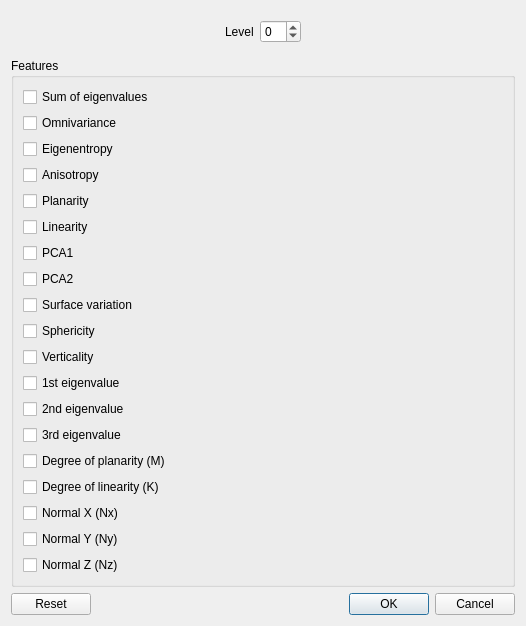
<?xml version="1.0" encoding="UTF-8"?>
<ui version="4.0">
 <class>GAEFeatureDialog</class>
 <widget class="QDialog" name="GAEFeatureDialog">
  <property name="geometry">
   <rect>
    <x>0</x>
    <y>0</y>
    <width>526</width>
    <height>608</height>
   </rect>
  </property>
  <property name="windowTitle">
   <string>Geometric features</string>
  </property>
  <layout class="QVBoxLayout" name="verticalLayout_7">
   <item>
    <widget class="QFrame" name="frame">
     <layout class="QHBoxLayout" name="horizontalLayout_2">
      <item>
       <spacer name="horizontalSpacer">
        <property name="orientation">
         <enum>Qt::Horizontal</enum>
        </property>
        <property name="sizeHint" stdset="0">
         <size>
          <width>101</width>
          <height>20</height>
         </size>
        </property>
       </spacer>
      </item>
      <item>
       <widget class="QLabel" name="label">
        <property name="text">
         <string>Level</string>
        </property>
       </widget>
      </item>
      <item>
       <widget class="QSpinBox" name="levelSpinBox">
        <property name="toolTip">
         <string>Hierarchy level at which the features are computed</string>
        </property>
        <property name="minimum">
         <number>-1</number>
        </property>
        <property name="maximum">
         <number>99</number>
        </property>
        <property name="value">
         <number>0</number>
        </property>
       </widget>
      </item>
      <item>
       <spacer name="horizontalSpacer_2">
        <property name="orientation">
         <enum>Qt::Horizontal</enum>
        </property>
        <property name="sizeHint" stdset="0">
         <size>
          <width>101</width>
          <height>20</height>
         </size>
        </property>
       </spacer>
      </item>
     </layout>
    </widget>
   </item>
   <item>
    <layout class="QHBoxLayout" name="horizontalLayout">
     <item>
      <layout class="QVBoxLayout" name="verticalLayout_6">
       <item>
        <widget class="QGroupBox" name="featureGroupBox">
         <property name="toolTip">
          <string>Geometric features (based on local eigenvalues: (L1, L2, L3))</string>
         </property>
         <property name="title">
          <string>Features</string>
         </property>
         <layout class="QVBoxLayout" name="verticalLayout_2">
          <item>
           <widget class="QCheckBox" name="eigSumCheckBox">
            <property name="toolTip">
             <string>L1 + L2 + L3</string>
            </property>
            <property name="text">
             <string>Sum of eigenvalues</string>
            </property>
           </widget>
          </item>
          <item>
           <widget class="QCheckBox" name="eigOmnivarianceCheckBox">
            <property name="toolTip">
             <string>(L1 * L2 * L3)^(1/3)</string>
            </property>
            <property name="text">
             <string>Omnivariance</string>
            </property>
           </widget>
          </item>
          <item>
           <widget class="QCheckBox" name="eigenentropyCheckBox">
            <property name="toolTip">
             <string>-( L1*ln(L1) + L2*ln(L2) + L3*ln(L3) )</string>
            </property>
            <property name="text">
             <string>Eigenentropy</string>
            </property>
           </widget>
          </item>
          <item>
           <widget class="QCheckBox" name="eigAnisotropyCheckBox">
            <property name="toolTip">
             <string>(L1 - L3)/L1</string>
            </property>
            <property name="text">
             <string>Anisotropy</string>
            </property>
           </widget>
          </item>
          <item>
           <widget class="QCheckBox" name="eigPlanarityCheckBox">
            <property name="toolTip">
             <string>(L2 - L3)/L1</string>
            </property>
            <property name="text">
             <string>Planarity</string>
            </property>
           </widget>
          </item>
          <item>
           <widget class="QCheckBox" name="eigLinearityCheckBox">
            <property name="toolTip">
             <string>(L1 - L2)/L1</string>
            </property>
            <property name="text">
             <string>Linearity</string>
            </property>
           </widget>
          </item>
          <item>
           <widget class="QCheckBox" name="eigPCA1CheckBox">
            <property name="toolTip">
             <string>L1 / (L1 + L2 + L3)</string>
            </property>
            <property name="text">
             <string>PCA1</string>
            </property>
           </widget>
          </item>
          <item>
           <widget class="QCheckBox" name="eigPCA2CheckBox">
            <property name="toolTip">
             <string>L2 / (L1 + L2 + L3)</string>
            </property>
            <property name="text">
             <string>PCA2</string>
            </property>
           </widget>
          </item>
          <item>
           <widget class="QCheckBox" name="eigSurfaceVarCheckBox">
            <property name="toolTip">
             <string>L3 / (L1 + L2 + L3)</string>
            </property>
            <property name="text">
             <string>Surface variation</string>
            </property>
           </widget>
          </item>
          <item>
           <widget class="QCheckBox" name="eigSphericityCheckBox">
            <property name="toolTip">
             <string>L3 / L1</string>
            </property>
            <property name="text">
             <string>Sphericity</string>
            </property>
           </widget>
          </item>
          <item>
           <widget class="QCheckBox" name="eigVerticalityCheckBox">
            <property name="toolTip">
             <string>1 - |Z.N|</string>
            </property>
            <property name="text">
             <string>Verticality</string>
            </property>
           </widget>
          </item>
          <item>
           <widget class="QCheckBox" name="eigenvalue1CheckBox">
            <property name="text">
             <string>1st eigenvalue</string>
            </property>
           </widget>
          </item>
          <item>
           <widget class="QCheckBox" name="eigenvalue2CheckBox">
            <property name="text">
             <string>2nd eigenvalue</string>
            </property>
           </widget>
          </item>
          <item>
           <widget class="QCheckBox" name="eigenvalue3CheckBox">
            <property name="text">
             <string>3rd eigenvalue</string>
            </property>
           </widget>
          </item>
          <item>
           <widget class="QCheckBox" name="degreeOfPlanarityCheckBox">
            <property name="text">
             <string>Degree of planarity (M)</string>
            </property>
            <property name="toolTip">
             <string>ln(L1 / L3) (see Fernández, O. 2005. Obtaining a Best Fitting Plane Through 3D Georeferenced Data)</string>
            </property>
           </widget>
          </item>
          <item>
           <widget class="QCheckBox" name="degreeOfLinearityCheckBox">
            <property name="text">
             <string>Degree of linearity (K)</string>
            </property>
            <property name="toolTip">
             <string>ln(L1 / L2) / ln(L2 / L3) (see Fernández, O. 2005. Obtaining a Best Fitting Plane Through 3D Georeferenced Data)</string>
            </property>
           </widget>
          </item>
          <item>
           <widget class="QCheckBox" name="normalXCheckBox">
            <property name="text">
             <string>Normal X (Nx)</string>
            </property>
           </widget>
          </item>
          <item>
           <widget class="QCheckBox" name="normalYCheckBox">
            <property name="text">
             <string>Normal Y (Ny)</string>
            </property>
           </widget>
          </item>
          <item>
           <widget class="QCheckBox" name="normalZCheckBox">
            <property name="text">
             <string>Normal Z (Nz)</string>
            </property>
           </widget>
          </item>
         </layout>
        </widget>
       </item>
       <item>
        <spacer name="verticalSpacer_2">
         <property name="orientation">
          <enum>Qt::Vertical</enum>
         </property>
         <property name="sizeHint" stdset="0">
          <size>
           <width>20</width>
           <height>40</height>
          </size>
         </property>
        </spacer>
       </item>
      </layout>
     </item>
    </layout>
   </item>
   <item>
    <spacer name="verticalSpacer_3">
     <property name="orientation">
      <enum>Qt::Vertical</enum>
     </property>
     <property name="sizeHint" stdset="0">
      <size>
       <width>20</width>
       <height>6</height>
      </size>
     </property>
    </spacer>
   </item>
   <item>
    <widget class="QDialogButtonBox" name="buttonBox">
     <property name="orientation">
      <enum>Qt::Horizontal</enum>
     </property>
     <property name="standardButtons">
      <set>QDialogButtonBox::Cancel|QDialogButtonBox::Ok|QDialogButtonBox::Reset</set>
     </property>
    </widget>
   </item>
  </layout>
 </widget>
 <resources/>
 <connections>
  <connection>
   <sender>buttonBox</sender>
   <signal>accepted()</signal>
   <receiver>GAEFeatureDialog</receiver>
   <slot>accept()</slot>
   <hints>
    <hint type="sourcelabel">
     <x>248</x>
     <y>254</y>
    </hint>
    <hint type="destinationlabel">
     <x>157</x>
     <y>274</y>
    </hint>
   </hints>
  </connection>
  <connection>
   <sender>buttonBox</sender>
   <signal>rejected()</signal>
   <receiver>GAEFeatureDialog</receiver>
   <slot>reject()</slot>
   <hints>
    <hint type="sourcelabel">
     <x>316</x>
     <y>260</y>
    </hint>
    <hint type="destinationlabel">
     <x>286</x>
     <y>274</y>
    </hint>
   </hints>
  </connection>
 </connections>
</ui>
